Frame 1 (no input): blank canvas, image omitted
Frame 60 (the mouse pressed at the canvas centre just before this capture): blank canvas, image omitted
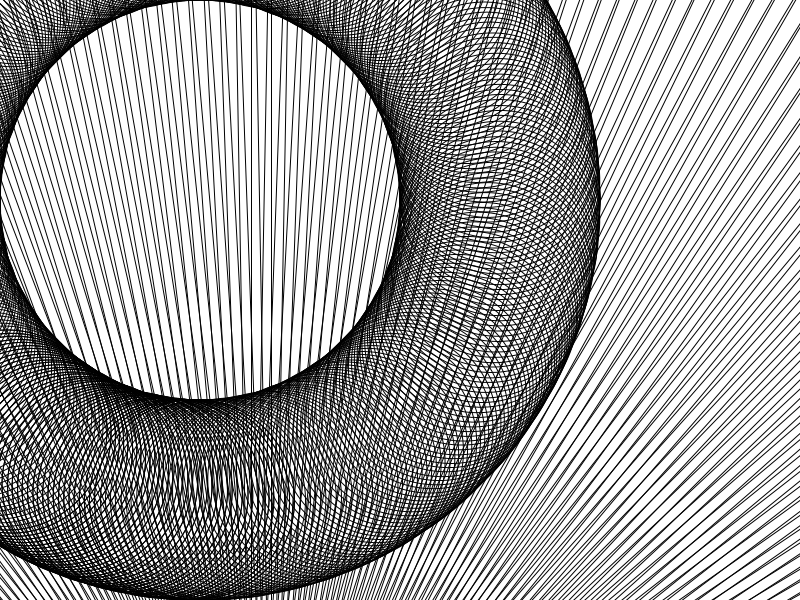
Frame 120 (the mouse held since frame 60 and released just before this capture)

The Processing sketch whose frames 1 and 60 were blank and that drew this single picture after the mouse press (run headless with seeded random() and noise(); from frame 60 on, the mouse is pressed at the canvas centre):

// Processing sketch: processing_52732
// ── processing_52732.pde

int mode = 1;
int numloops;
 
void setup(){
 size(800,600);
 noFill();
}
 
void draw(){
  background(255);
  translate(200,200);
  //steady ellipse
  for(int i = 0; i < mouseX; i++){
     rotate(radians(1));
     ellipse(0,mouseY,200,200);
  }
  //modes
  if(mode == 1){
    translate(500,500);
    for(int i = 0; i < mouseY; i++){
        rotate(radians(1));
        rect(10,10,1100,1100); 
     }
  } else if(mode == 2){
   for(int i = 0; i < 365; i++){
        rotate(radians(1));
        ellipse(20,20,1100,1100);
        rect(20,20,1100,1100);
     }
  } else if(mode == 3){
     translate(800,600);
     for(int i = 0; i < mouseY; i++){
        rotate(radians(1));
        ellipse(20,20,100,100);
        rect(20,20,110,110);
        rect(600,600,10,mouseY);
 
  }
  }

  } 
  

 
void keyPressed(){
   if(key == '1'){
     mode = 1;
   }else if(key == '2'){
     mode = 2;
   }else if(key == '3'){
      mode = 3;
     }
}
   
